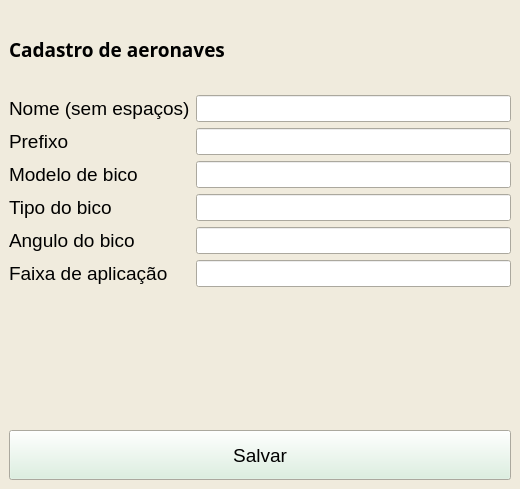
<?xml version="1.0" encoding="UTF-8"?>
<ui version="4.0">
 <class>MainWindow</class>
 <widget class="QMainWindow" name="MainWindow">
  <property name="geometry">
   <rect>
    <x>0</x>
    <y>0</y>
    <width>520</width>
    <height>489</height>
   </rect>
  </property>
  <property name="palette">
   <palette>
    <active>
     <colorrole role="Button">
      <brush brushstyle="SolidPattern">
       <color alpha="255">
        <red>216</red>
        <green>240</green>
        <blue>221</blue>
       </color>
      </brush>
     </colorrole>
     <colorrole role="Base">
      <brush brushstyle="SolidPattern">
       <color alpha="255">
        <red>255</red>
        <green>255</green>
        <blue>255</blue>
       </color>
      </brush>
     </colorrole>
     <colorrole role="Window">
      <brush brushstyle="SolidPattern">
       <color alpha="255">
        <red>240</red>
        <green>235</green>
        <blue>221</blue>
       </color>
      </brush>
     </colorrole>
     <colorrole role="Highlight">
      <brush brushstyle="SolidPattern">
       <color alpha="255">
        <red>196</red>
        <green>225</green>
        <blue>255</blue>
       </color>
      </brush>
     </colorrole>
    </active>
    <inactive>
     <colorrole role="Button">
      <brush brushstyle="SolidPattern">
       <color alpha="255">
        <red>216</red>
        <green>240</green>
        <blue>221</blue>
       </color>
      </brush>
     </colorrole>
     <colorrole role="Base">
      <brush brushstyle="SolidPattern">
       <color alpha="255">
        <red>255</red>
        <green>255</green>
        <blue>255</blue>
       </color>
      </brush>
     </colorrole>
     <colorrole role="Window">
      <brush brushstyle="SolidPattern">
       <color alpha="255">
        <red>240</red>
        <green>235</green>
        <blue>221</blue>
       </color>
      </brush>
     </colorrole>
     <colorrole role="Highlight">
      <brush brushstyle="SolidPattern">
       <color alpha="255">
        <red>196</red>
        <green>225</green>
        <blue>255</blue>
       </color>
      </brush>
     </colorrole>
    </inactive>
    <disabled>
     <colorrole role="Button">
      <brush brushstyle="SolidPattern">
       <color alpha="255">
        <red>216</red>
        <green>240</green>
        <blue>221</blue>
       </color>
      </brush>
     </colorrole>
     <colorrole role="Base">
      <brush brushstyle="SolidPattern">
       <color alpha="255">
        <red>240</red>
        <green>235</green>
        <blue>221</blue>
       </color>
      </brush>
     </colorrole>
     <colorrole role="Window">
      <brush brushstyle="SolidPattern">
       <color alpha="255">
        <red>240</red>
        <green>235</green>
        <blue>221</blue>
       </color>
      </brush>
     </colorrole>
     <colorrole role="Highlight">
      <brush brushstyle="SolidPattern">
       <color alpha="255">
        <red>51</red>
        <green>153</green>
        <blue>255</blue>
       </color>
      </brush>
     </colorrole>
    </disabled>
   </palette>
  </property>
  <property name="windowTitle">
   <string>Cadastro de Aeronaves</string>
  </property>
  <property name="windowIcon">
   <iconset>
    <normaloff>img/plane.png</normaloff>img/plane.png</iconset>
  </property>
  <widget class="QWidget" name="centralwidget">
   <layout class="QVBoxLayout" name="verticalLayout">
    <item>
     <widget class="QLabel" name="label">
      <property name="maximumSize">
       <size>
        <width>16777215</width>
        <height>80</height>
       </size>
      </property>
      <property name="font">
       <font>
        <family>Book Antiqua</family>
        <pointsize>14</pointsize>
        <weight>75</weight>
        <bold>true</bold>
       </font>
      </property>
      <property name="text">
       <string>Cadastro de aeronaves</string>
      </property>
     </widget>
    </item>
    <item>
     <layout class="QFormLayout" name="formLayout">
      <item row="0" column="0">
       <widget class="QLabel" name="labelNome">
        <property name="font">
         <font>
          <pointsize>14</pointsize>
         </font>
        </property>
        <property name="locale">
         <locale language="Portuguese" country="Brazil"/>
        </property>
        <property name="text">
         <string>Nome (sem espaços)</string>
        </property>
       </widget>
      </item>
      <item row="0" column="1">
       <widget class="QLineEdit" name="lineNome">
        <property name="font">
         <font>
          <pointsize>12</pointsize>
         </font>
        </property>
       </widget>
      </item>
      <item row="1" column="0">
       <widget class="QLabel" name="labelPrefixo">
        <property name="font">
         <font>
          <pointsize>14</pointsize>
         </font>
        </property>
        <property name="locale">
         <locale language="Portuguese" country="Brazil"/>
        </property>
        <property name="text">
         <string>Prefixo</string>
        </property>
       </widget>
      </item>
      <item row="1" column="1">
       <widget class="QLineEdit" name="linePrefixo">
        <property name="font">
         <font>
          <pointsize>12</pointsize>
         </font>
        </property>
       </widget>
      </item>
      <item row="2" column="0">
       <widget class="QLabel" name="labelModelo">
        <property name="font">
         <font>
          <pointsize>14</pointsize>
         </font>
        </property>
        <property name="locale">
         <locale language="Portuguese" country="Brazil"/>
        </property>
        <property name="text">
         <string>Modelo de bico</string>
        </property>
       </widget>
      </item>
      <item row="2" column="1">
       <widget class="QLineEdit" name="lineModelo">
        <property name="font">
         <font>
          <pointsize>12</pointsize>
         </font>
        </property>
       </widget>
      </item>
      <item row="3" column="0">
       <widget class="QLabel" name="labelTipo">
        <property name="font">
         <font>
          <pointsize>14</pointsize>
         </font>
        </property>
        <property name="locale">
         <locale language="Portuguese" country="Brazil"/>
        </property>
        <property name="text">
         <string>Tipo do bico</string>
        </property>
       </widget>
      </item>
      <item row="3" column="1">
       <widget class="QLineEdit" name="lineTipo">
        <property name="font">
         <font>
          <pointsize>12</pointsize>
         </font>
        </property>
       </widget>
      </item>
      <item row="4" column="0">
       <widget class="QLabel" name="labelAngulo">
        <property name="font">
         <font>
          <pointsize>14</pointsize>
         </font>
        </property>
        <property name="locale">
         <locale language="Portuguese" country="Brazil"/>
        </property>
        <property name="text">
         <string>Angulo do bico</string>
        </property>
       </widget>
      </item>
      <item row="4" column="1">
       <widget class="QLineEdit" name="lineAngulo">
        <property name="font">
         <font>
          <pointsize>12</pointsize>
         </font>
        </property>
       </widget>
      </item>
      <item row="5" column="0">
       <widget class="QLabel" name="labelFaixa">
        <property name="font">
         <font>
          <pointsize>14</pointsize>
         </font>
        </property>
        <property name="locale">
         <locale language="Portuguese" country="Brazil"/>
        </property>
        <property name="text">
         <string>Faixa de aplicação</string>
        </property>
       </widget>
      </item>
      <item row="5" column="1">
       <widget class="QLineEdit" name="lineFaixa">
        <property name="font">
         <font>
          <pointsize>12</pointsize>
         </font>
        </property>
       </widget>
      </item>
     </layout>
    </item>
    <item>
     <widget class="QPushButton" name="pushSave">
      <property name="sizePolicy">
       <sizepolicy hsizetype="Preferred" vsizetype="Fixed">
        <horstretch>0</horstretch>
        <verstretch>0</verstretch>
       </sizepolicy>
      </property>
      <property name="minimumSize">
       <size>
        <width>0</width>
        <height>50</height>
       </size>
      </property>
      <property name="maximumSize">
       <size>
        <width>600</width>
        <height>16777215</height>
       </size>
      </property>
      <property name="font">
       <font>
        <pointsize>14</pointsize>
       </font>
      </property>
      <property name="text">
       <string>Salvar</string>
      </property>
     </widget>
    </item>
   </layout>
  </widget>
 </widget>
 <resources/>
 <connections/>
</ui>
